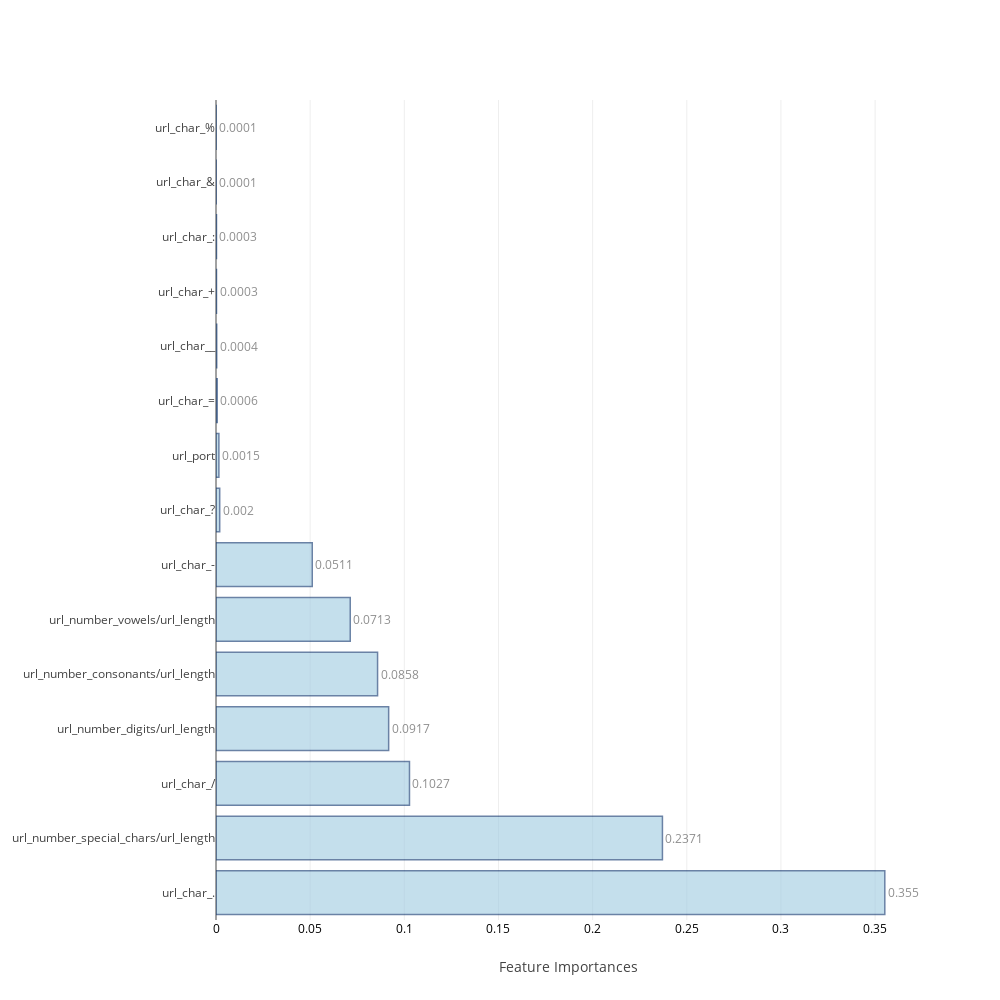

Notebook code for this chart:
### Markdown cell above
### <a id='1.B' style="text-decoration : none; color : #000000;"> B. Average Feature Importances</a>

### Code cell
feat_impt_plot(np.average(feat_imp,axis=0),columns)

### Figure 1 — Plotly figure (JSON) as saved in the notebook; plotly's stock layout.template omitted (floating-point values rounded to 4 significant figures)
{"data": [{"marker": {"color": "rgb(158,202,225)", "line": {"color": "rgb(8,48,107)", "width": 1.5}}, "opacity": 0.6, "orientation": "h", "text": [0.3551, 0.2371, 0.1027, 0.0917, 0.0858, 0.0713, 0.0511, 0.002, 0.0015, 0.0006, 0.0004, 0.0003, 0.0003, 0.0001, 0.0001], "textposition": "outside", "type": "bar", "uid": "9971901f-771d-4636-a2a5-51b8df735f48", "x": [0.3551, 0.2371, 0.1027, 0.09168, 0.0858, 0.07128, 0.05111, 0.001964, 0.001527, 0.0006422, 0.0003846, 0.000267, 0.0002622, 7.136e-05, 5.991e-05], "y": ["url_char_.", "url_number_special_chars/url_length", "url_char_/", "url_number_digits/url_length", "url_number_consonants/url_length", "url_number_vowels/url_length", "url_char_-", "url_char_?", "url_port", "url_char_=", "url_char__", "url_char_+", "url_char_:", "url_char_&", "url_char_%"]}], "layout": {"autosize": false, "height": 1000, "width": 1000, "xaxis": {"tickfont": {"color": "black", "size": 12}, "title": "Feature Importances"}, "yaxis": {"automargin": true}}}
